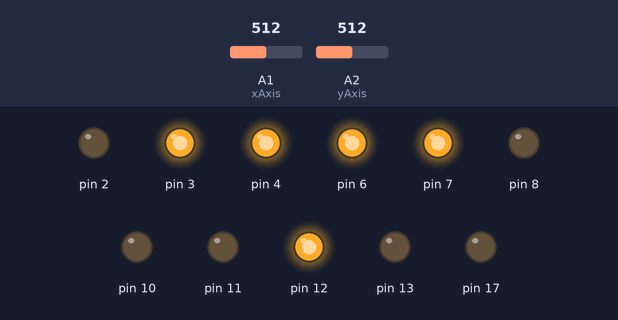
A sketch run on a simulated Arduino Uno, built with avr-gcc and run on an emulated ATmega328P. Parts: output pins drawn as LEDs (lit = HIGH). Inputs (shaded band) come from the test bench; at power-on: A1 (xAxis) = 512, A2 (yAxis) = 512. Pins used as bus, display or sensor lines are not drawn.

Above: at 1.2 s.
1.3 s: A1 (xAxis) set to 570
2.8 s: A1 (xAxis) set to 596
At 3.9 s:
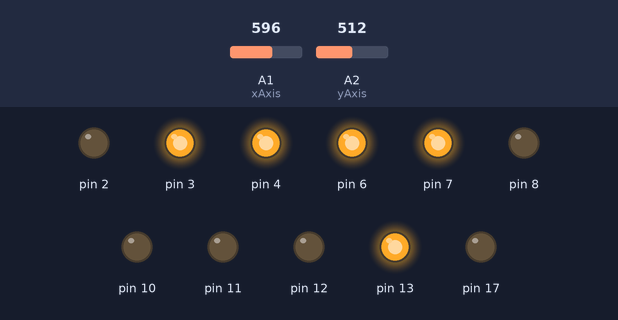
4.3 s: A2 (yAxis) set to 608
5.8 s: A2 (yAxis) set to 626
At 6.1 s:
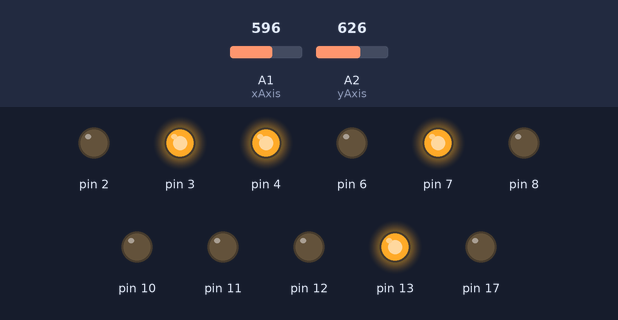
7.3 s: A1 (xAxis) set to 511
At 7.9 s:
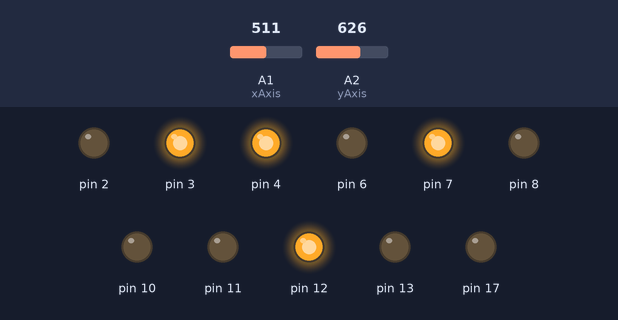
8.8 s: A2 (yAxis) set to 809
10.3 s: A2 (yAxis) set to 835
At 11.7 s:
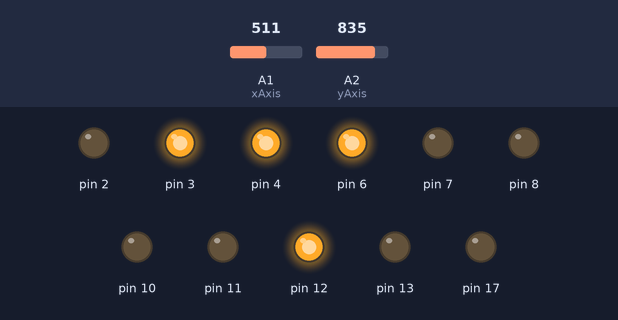
Timing chart, 0 to 12.8 s (numbered marks = the images above; inputs shaded):
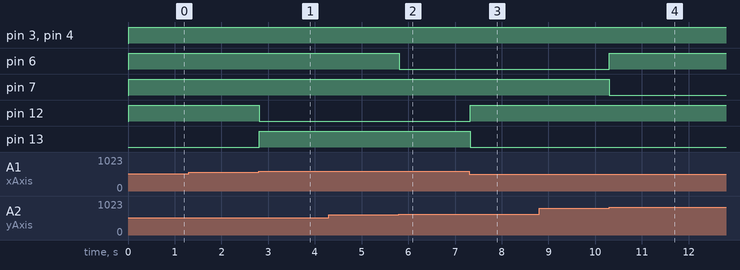

Measured:
- the behaviour switches between 584 and 585 on A1 (xAxis) (found by bisection; images 0 and 1)
- the behaviour switches between 614 and 615 on A2 (yAxis) (found by bisection; images 1 and 2)
- the behaviour switches between 819 and 820 on A2 (yAxis) (found by bisection; images 3 and 4)
- after the input at 1.3 s, every drawn part: stays the same
- after the input at 2.8 s, pin 12: HIGH → LOW at once; pin 13: LOW → HIGH at once
- after the input at 4.3 s, every drawn part: stays the same
- after the input at 5.8 s, pin 6: HIGH → LOW at once
- after the input at 7.3 s, pin 12: LOW → HIGH at once; pin 13: HIGH → LOW at once
- after the input at 10.3 s, pin 6: LOW → HIGH at once; pin 7: HIGH → LOW at once

The sketch:

CH2_5x7MatrixJoystick.ino
```cpp
#include "Arduino.h"

/**
*
* @file CH2_5x7MatrixJoystic.ino
*
* @brief Drive the row and colun lines of the 5x7 matrix display of the CH2-computer
*        by values of the joystick
*
* @author ChrisMicro
* @copyright (c) 2014 ChrisMicro
*
* The CH2-Computer can be used as a shield for Ardduinos with an Atmega168 or Atmega328
* microcontroller ( mainly Arduino Uno ).
*

    CH2_Computer, Hardware Version v0.2

    5x7 matrix pin out

    There are 5 rows ( Cathodes, active low )
    cathode,port pin
    C0:     PD7
    C1:     PD6
    C2:     PD5
    C3:     PD4
    C4:     PD3

    There are 7 columns ( Anodes, active high )
    The columns are the anodes

    A0:     PB0
    A1:     PB2
    A2:     PB3
    A3:     PB4
    A4:     PB5
    A5:     PC3
    A6:     PD2

row  ^
    4|
    3|
    2|
    1|
    0+ - - - - - - >
     6 5 4 3 2 1 0 column


    Joystick
    ========
    axis,   port, description
    x-axis: PC1,  analog input 1 ( arduino name A1 )
    y-axis: PC2,  analog input 2 ( arduino name A2 )

         ^ 5V
         |
    0v------->5V
         |
         0V

*/

void setup() {
  // set row lines as output
  DDRD|=(1<<7)|(1<<6)|(1<<5)|(1<<4)|(1<<3);
  // set col lines as output
  DDRB|=(1<<5)|(1<<4)|(1<<3)|(1<<2)|(1<<0);
  DDRD|=(1<<2);
  DDRC|=(1<<3);
}
/**
* @brief Set one column line of the 5x7 matrix active
*
* @param uint8_t col: 0..6
*
* example:
* setCol(2) turns the second column line ON
* to light one pixel there has to be also a active row
* e.g. with setRow(0).
*/
// col 0..6 , anodes
void setCol(uint8_t col)
{
  // the columns are the anodes of the 5x7 matrix
  if(col==6)PORTD|=(1<<2);
  else PORTD&=~(1<<2);

  if(col==5)
  {
    PORTC|=(1<<3);
    //DDRC|=(1<<3);
  }
  else PORTC&=~(1<<3);

  if(col==4)PORTB|=(1<<5);
  else PORTB&=~(1<<5);

  if(col==3)PORTB|=(1<<4);
  else PORTB&=~(1<<4);

  if(col==2)PORTB|=(1<<3);
  else PORTB&=~(1<<3);

  if(col==1)PORTB|=(1<<2);
  else PORTB&=~(1<<2);

  if(col==0)PORTB|=(1<<0);
  else PORTB&=~(1<<0);
}

/**
* @brief Set one row line of the 5x7 matrix active
*
* @param uint8_t col: 0..4
*
*/
// row 0..4, cathodes
void setRow(uint8_t row)
{
  uint8_t n;
  // the rows are cathodes of the matrix and therefore active low
  PORTD|=(1<<7)|(1<<6)|(1<<5)|(1<<4)|(1<<3); // clear all rows
  // resetting the line will drive the LED
  PORTD&=~(1<<(3+row));
}

void loop() {
  const int xAxis = A1;
  const int yAxis = A2;

  uint32_t x,y;
  // read the analog in value:
  delay(10); // settling time for adc
  x = 1023-analogRead(xAxis); // x axis of joystick is inverted
  delay(10); // settling time for adc
  y = analogRead(yAxis);
  uint8_t row,col;
  setCol(6-(x*7/1024));
  setRow(y*5/1024);
}

/*
*
* This program is free software: you can redistribute it and/or modify
* it under the terms of the GNU General Public License as published by
* the Free Software Foundation, either version 3 of the License, or
* (at your option) any later version.
*
* This program is distributed in the hope that it will be useful,
* but WITHOUT ANY WARRANTY; without even the implied warranty of
* MERCHANTABILITY or FITNESS FOR A PARTICULAR PURPOSE. See the
* GNU General Public License for more details.
*
* You should have received a copy of the GNU General Public License
* along with this program. If not, see <http://www.gnu.org/licenses/>.
*
*/
```
